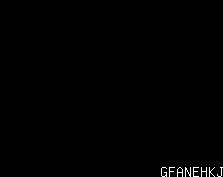

Write the Python code that produced this figure.
import re
import numpy
from PIL import Image

test = """
position=< 9,  1> velocity=< 0,  2>
position=< 7,  0> velocity=<-1,  0>
position=< 3, -2> velocity=<-1,  1>
position=< 6, 10> velocity=<-2, -1>
position=< 2, -4> velocity=< 2,  2>
position=<-6, 10> velocity=< 2, -2>
position=< 1,  8> velocity=< 1, -1>
position=< 1,  7> velocity=< 1,  0>
position=<-3, 11> velocity=< 1, -2>
position=< 7,  6> velocity=<-1, -1>
position=<-2,  3> velocity=< 1,  0>
position=<-4,  3> velocity=< 2,  0>
position=<10, -3> velocity=<-1,  1>
position=< 5, 11> velocity=< 1, -2>
position=< 4,  7> velocity=< 0, -1>
position=< 8, -2> velocity=< 0,  1>
position=<15,  0> velocity=<-2,  0>
position=< 1,  6> velocity=< 1,  0>
position=< 8,  9> velocity=< 0, -1>
position=< 3,  3> velocity=<-1,  1>
position=< 0,  5> velocity=< 0, -1>
position=<-2,  2> velocity=< 2,  0>
position=< 5, -2> velocity=< 1,  2>
position=< 1,  4> velocity=< 2,  1>
position=<-2,  7> velocity=< 2, -2>
position=< 3,  6> velocity=<-1, -1>
position=< 5,  0> velocity=< 1,  0>
position=<-6,  0> velocity=< 2,  0>
position=< 5,  9> velocity=< 1, -2>
position=<14,  7> velocity=<-2,  0>
position=<-3,  6> velocity=< 2, -1>
"""

point_node = dict({
    'pos_x' : 0,
    'pos_y' : 0,
    'v_x'   : 0,
    'v_y'   : 0
})

point_nodes = list()

# input = test.strip().split('\n')

filename = "day10_input.txt"
input = open(filename).read().strip().split("\n")

for line in input:
    digits = [int(d) for d in re.findall(r'-?\d+', line)]
    # print(digits)
    point_nodes.append(point_node.copy())
    point_nodes[-1]['pos_x'] = digits[0]
    point_nodes[-1]['pos_y'] = digits[1]
    point_nodes[-1]['v_x'] = digits[2]
    point_nodes[-1]['v_y'] = digits[3]

# for node in point_nodes:
#     print(node)

# x_cords = [x['pos_x'] for x in point_nodes]
# y_cords = [y['pos_y'] for y in point_nodes]
# x_vs = [x['v_x'] for x in point_nodes]
# y_vs = [y['v_y'] for y in point_nodes]
size_x = list()
size_y = list()
area = list()

# find the smallest box drawn given the movement of the nodes, with a big guess for the range
for i in range(10088):
    x_temp = []
    y_temp = []
    for node in point_nodes:
        x_temp.append(node['pos_x'] + (i * node['v_x']))
        y_temp.append(node['pos_y'] + (i * node['v_y']))
    size_x.append(max(x_temp) - min(x_temp))
    size_y.append(max(y_temp) - min(y_temp))
    area.append(size_x[-1] * size_y[-1])


print('min area: {}'.format(min(area)))
min_area_index = area.index(min(area))

print('min area at count: {}'.format(min_area_index))

# draw it!

x_temp = list()
y_temp = list()
for node in point_nodes:
        x_temp.append(node['pos_x'] + (min_area_index * node['v_x']))
        y_temp.append(node['pos_y'] + (min_area_index * node['v_y']))

print('x_temp: {}'.format(x_temp))
print('y_temp: {}'.format(y_temp))

print('max(x_temp): {}'.format(max(x_temp)))
print('max(y_temp): {}'.format(max(y_temp)))

print('min(x_temp): {}'.format(min(x_temp)))
print('min(y_temp): {}'.format(min(y_temp)))

data = numpy.zeros((max(y_temp) + 1, max(x_temp) + 1, 3), dtype=numpy.uint8)

for x, y in zip(x_temp, y_temp):
    data[y][x] = [255, 255, 255]

image = Image.fromarray(data)
image.save('day10.png')
image.show()